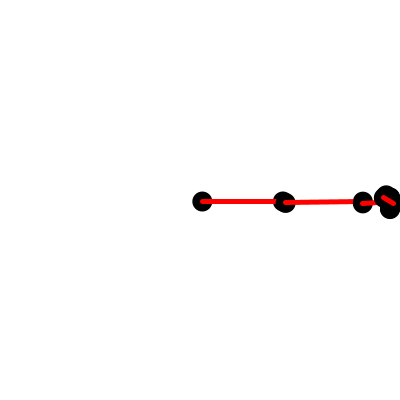
Frame 1 (no input)
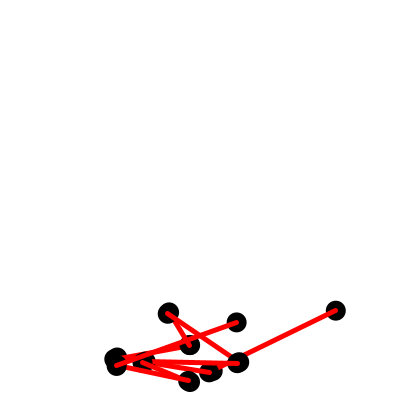
Frame 60 (the mouse pressed at the canvas centre just before this capture)
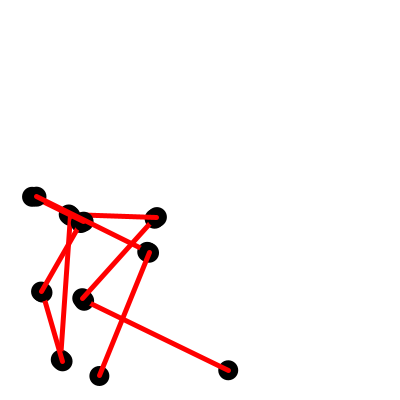
Frame 120 (the mouse held since frame 60 and released just before this capture)

The Processing sketch that drew these frames (run headless with seeded random() and noise(); from frame 60 on, the mouse is pressed at the canvas centre):

// Processing sketch: sketch_6_5
// ── sketch_6_5.pde
/*------------------------------------------------------------
Copyright (c) 2013, Friends of Ed (An Apress Company)
All rights reserved.

The code provided here accompanies the book:

Processing: Creative Coding and Generative Art in Processing 2
By Ira Greenberg, Dianna Xu, and Deepak Kumar
Friends of Ed (An APress Company), 2013
ISBN-13 978-1430244646
Please refer to the associated README for a full disclaimer.
------------------------------------------------------------*/

// Sketch 6-5: ball and stick chain

ball [] balls;
stick [] sticks;
int stickLen = 80;
int nBalls = 10;
int nSticks = nBalls - 1;
void setup() {
  size(400, 400);
  smooth();
  // Allocate the ball and stick arrays
  balls = new ball[nBalls];
  sticks = new stick[nSticks];
  // create the balls and sticks and link them up
  for (int i=0; i < nBalls; i++) {
    //PVector p = new PVector(width/2+stickLen*i, height/2);
    balls[i] = new ball(width/2+stickLen*i, height/2, 10, color(0));
    if (i > 0) {
      sticks[i-1] = new stick(balls[i-1], balls[i]);
    }
  }
} // setup()
void draw() {
  background(255);
  // Animate
  for (int i=0; i < nSticks; i++) {
    sticks[i].update();
    sticks[i].display();
  }
} // draw()


// ── ball.pde
/*------------------------------------------------------------
Copyright (c) 2013, Friends of Ed (An Apress Company)
All rights reserved.

The code provided here accompanies the book:

Processing: Creative Coding and Generative Art in Processing 2
By Ira Greenberg, Dianna Xu, and Deepak Kumar
Friends of Ed (An APress Company), 2013
ISBN-13 978-1430244646
Please refer to the associated README for a full disclaimer.
------------------------------------------------------------*/

// Sketch 6-5: ball and stick chain

class ball {    // Define the ball class
  // Attributes
  PVector location;  // ball's location
  color ballColor;     // its color
  float radius;          // its radius in pixels
  PVector speed;    // dx and dy

  ball() {    // Default Constructor
    this(random(width), random(height), 10, color(255, 0, 0));
  } // ball()

  ball(float x, float y, float r, color c) {
    location = new PVector(x, y); // set up ball with position (x, y), radius r, color c
    radius = r;        // radius, r pixels
    ballColor = c;  // color, c
    // speed at which the ball travels
    speed = new PVector(random(1, 3), random(1, 3));
  } // ball()
  // Behaviors...
  void display() {
    // display the ball
    // set color attributes
    noStroke();
    fill(ballColor);
    // draw the ball
    ellipse(location.x, location.y, 2*radius, 2*radius);
  } // display()

void move() {
    location.add(speed);
    bounce();
  } // move()
  void bounce() {
    if (location.x > (width-radius)) { // bounce against the right edge
      location.x = width-radius;
      speed.x = -speed.x;
    }
    if (location.x < radius) { // bounce against the left edge
      location.x = radius;
      speed.x = -speed.x;
    }
    if (location.y > (height-radius)) { // bounce against the bottm edge
      location.y = height-radius;
      speed.y = -speed.y;
    }
    if (location.y < radius) { // bounce against the top edge
      location.y = radius;
      speed.y = -speed.y;
    }
  } // bounce()

} // class ball

// ── stick.pde
/*------------------------------------------------------------
Copyright (c) 2013, Friends of Ed (An Apress Company)
All rights reserved.

The code provided here accompanies the book:

Processing: Creative Coding and Generative Art in Processing 2
By Ira Greenberg, Dianna Xu, and Deepak Kumar
Friends of Ed (An APress Company), 2013
ISBN-13 978-1430244646
Please refer to the associated README for a full disclaimer.
------------------------------------------------------------*/

// Sketch 6-5: ball and stick chain

class stick {
  ball b1, b2;  // the two balls
  float r;      // the length of the stick
  stick(ball b1, ball b2) {
    this.b1 = b1;
    this.b2 = b2;
    // Compute the length of the stick
    // Same as the initial distance between the two balls
    r = b1.location.dist(b2.location);
  } //stick
  void display() {
    // first display the balls
    b1.display();
    b2.display();
   // display the stick
    stroke(255, 0, 0);
    strokeWeight(5);
    line(b1.location.x, b1.location.y, b2.location.x, b2.location.y);
  } // display()

  void update() {
    b1.move();
    b2.move();
    constrainLength();
  } // update()
  
    void constrainLength(){
    float k = 0.1 ;
    PVector delta = PVector.sub(b2.location, b1.location);
    float deltaLength = delta.mag();
    float d = ((deltaLength - r) / deltaLength);
    b1.location.x += delta.x * k * d/2;
    b1.location.y += delta.y * k * d/2;
    b2.location.x -= delta.x * k * d/2;
    b2.location.y -= delta.y * k * d/2;
  } // constrainLength

} // class stick
